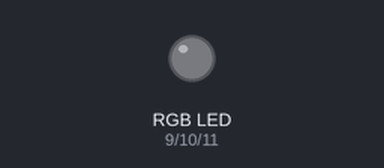
A sketch run on a simulated Arduino Uno, built with avr-gcc and run on an emulated ATmega328P. Parts: an RGB LED mixed from three pins (HIGH = lit).

Above: at 1.0 s.
At 3.0 s:
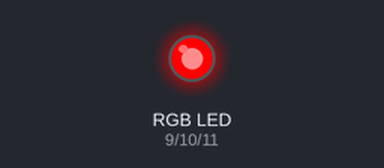
At 5.0 s:
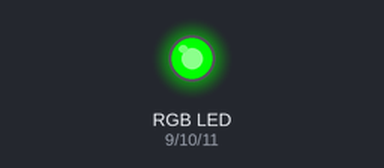
At 7.0 s:
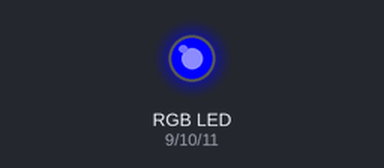
At 11.0 s:
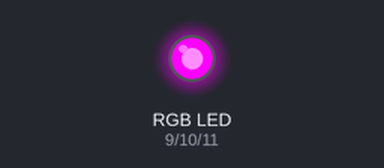
At 15.0 s:
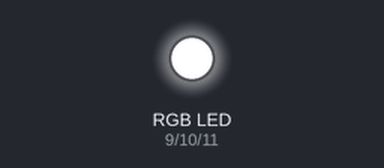
Timing chart, 0 to 18.4 s (numbered marks = the images above):
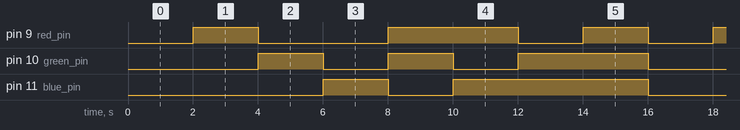

The sketch:

RGB_LED.ino
```cpp
/*
  Title: RGB LED Control
  Description: This Arduino code controls an RGB LED using PWM to create various colors with delays between transitions.
*/

int red_pin = 9;
int green_pin = 10;
int blue_pin = 11;

void setup() {
  // Initialize serial communication
  Serial.begin(9600);

  // Set the RGB pins as OUTPUT
  pinMode(red_pin, OUTPUT);
  pinMode(green_pin, OUTPUT);
  pinMode(blue_pin, OUTPUT);
}

// Function to set RGB color using PWM
void RGB(int red, int green, int blue) {
  analogWrite(red_pin, red);
  analogWrite(green_pin, green);
  analogWrite(blue_pin, blue);
}

void loop() {
  // Main loop to create different colors and display with delays
  RGB(0, 0, 0); // Black
  delay(2000);
  RGB(255, 0, 0); // Red
  delay(2000);
  RGB(0, 255, 0); // Green
  delay(2000);
  RGB(0, 0, 255); // Blue
  delay(2000);
  RGB(255, 255, 0); // Yellow
  delay(2000);
  RGB(255, 0, 255); // Pink
  delay(2000);
  RGB(0, 255, 255); // Cyan
  delay(2000);
  RGB(255, 255, 255); // White
  delay(2000);
}
```

Measured:
- by itself, pin 9 (red_pin): repeats every 16.0 s: LOW 4.0 s, HIGH 4.0 s, 2 × (LOW 2.0 s, HIGH 2.0 s)
- by itself, pin 10 (green_pin): repeats every 16.0 s: LOW 2.0 s, HIGH 2.0 s, LOW 2.0 s, HIGH 4.0 s, LOW 4.0 s, HIGH 2.0 s
- by itself, pin 11 (blue_pin): LOW → HIGH at 6.0 s, → LOW 2.0 s later, → HIGH 2.0 s later, → LOW 6.0 s later, … (9 changes in this stretch)
